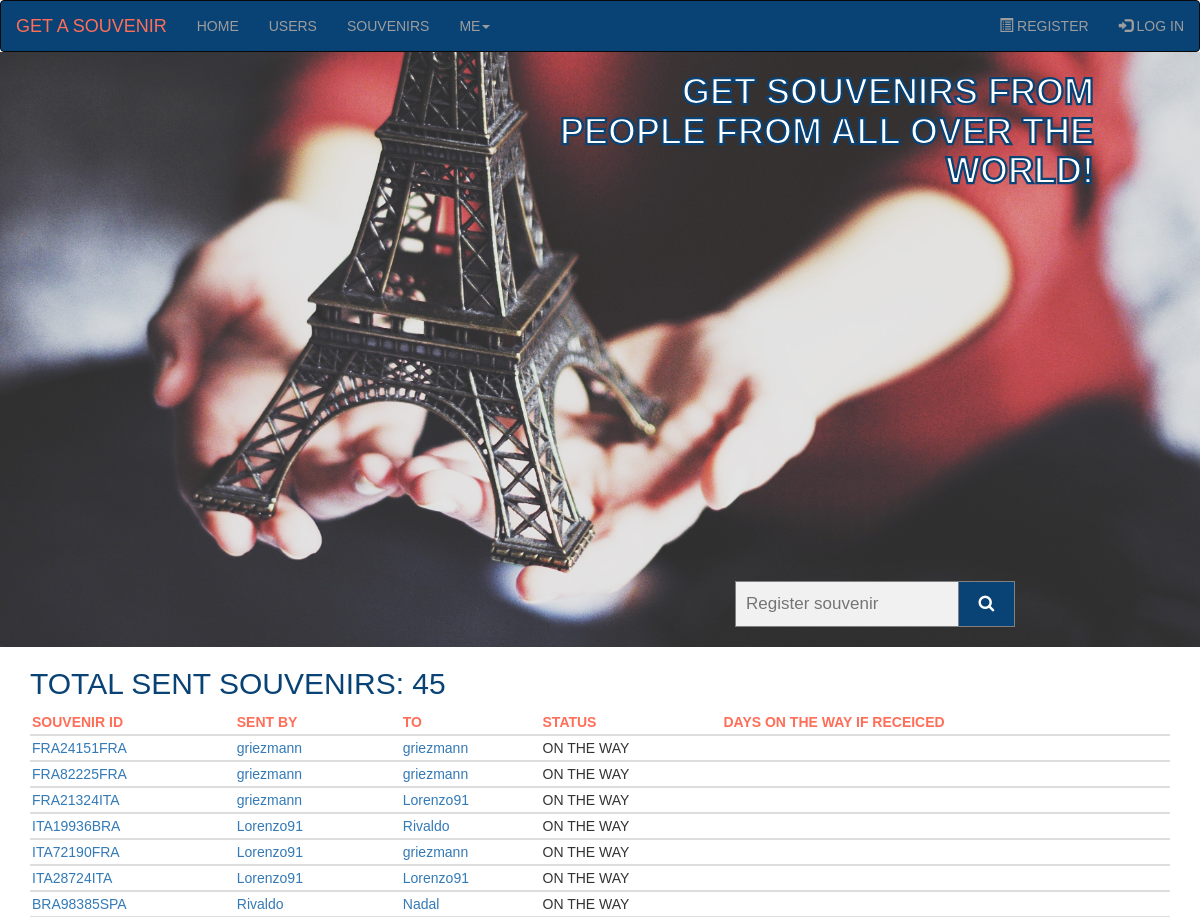
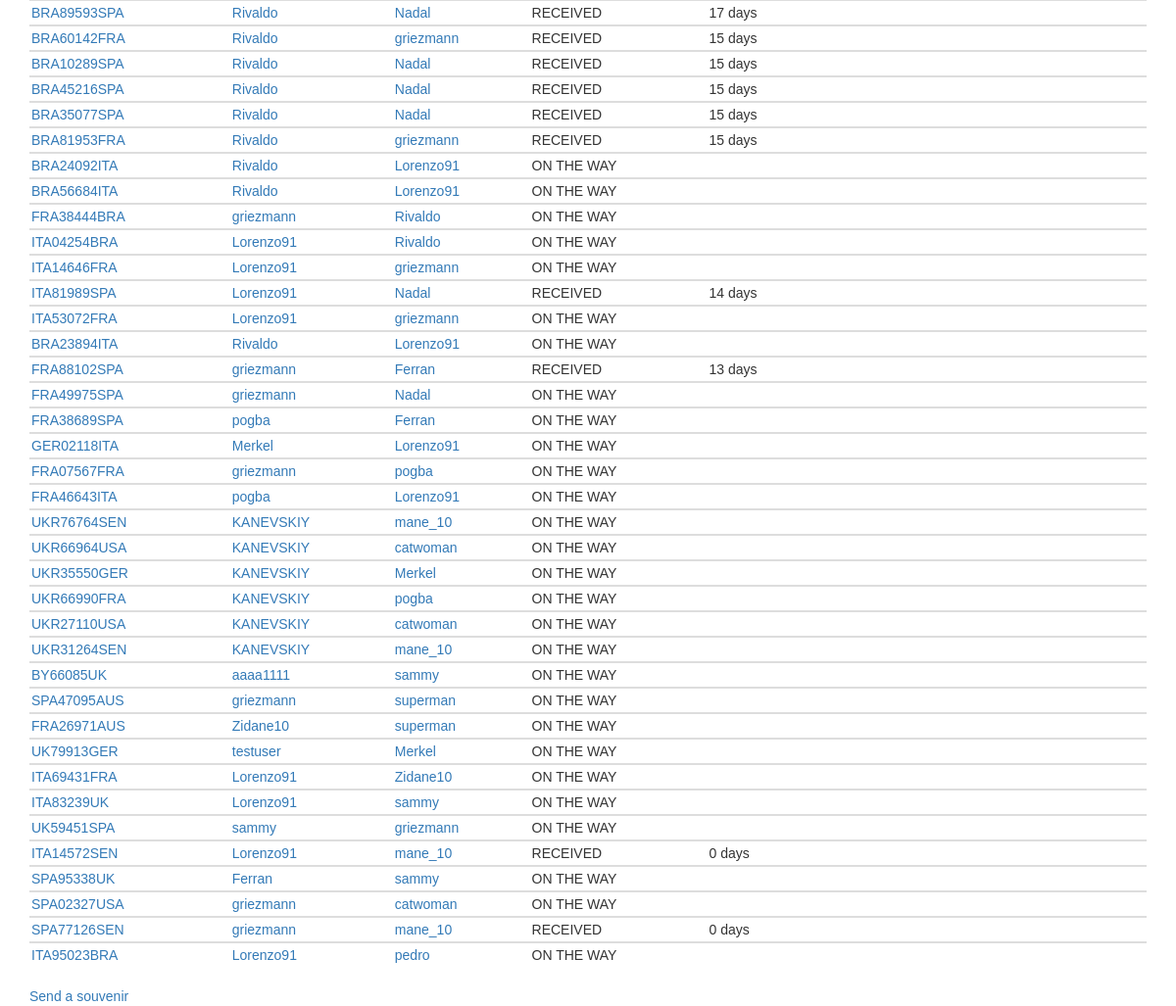
The app's page /souvenirs/, older data (2 pictures, top to bottom).
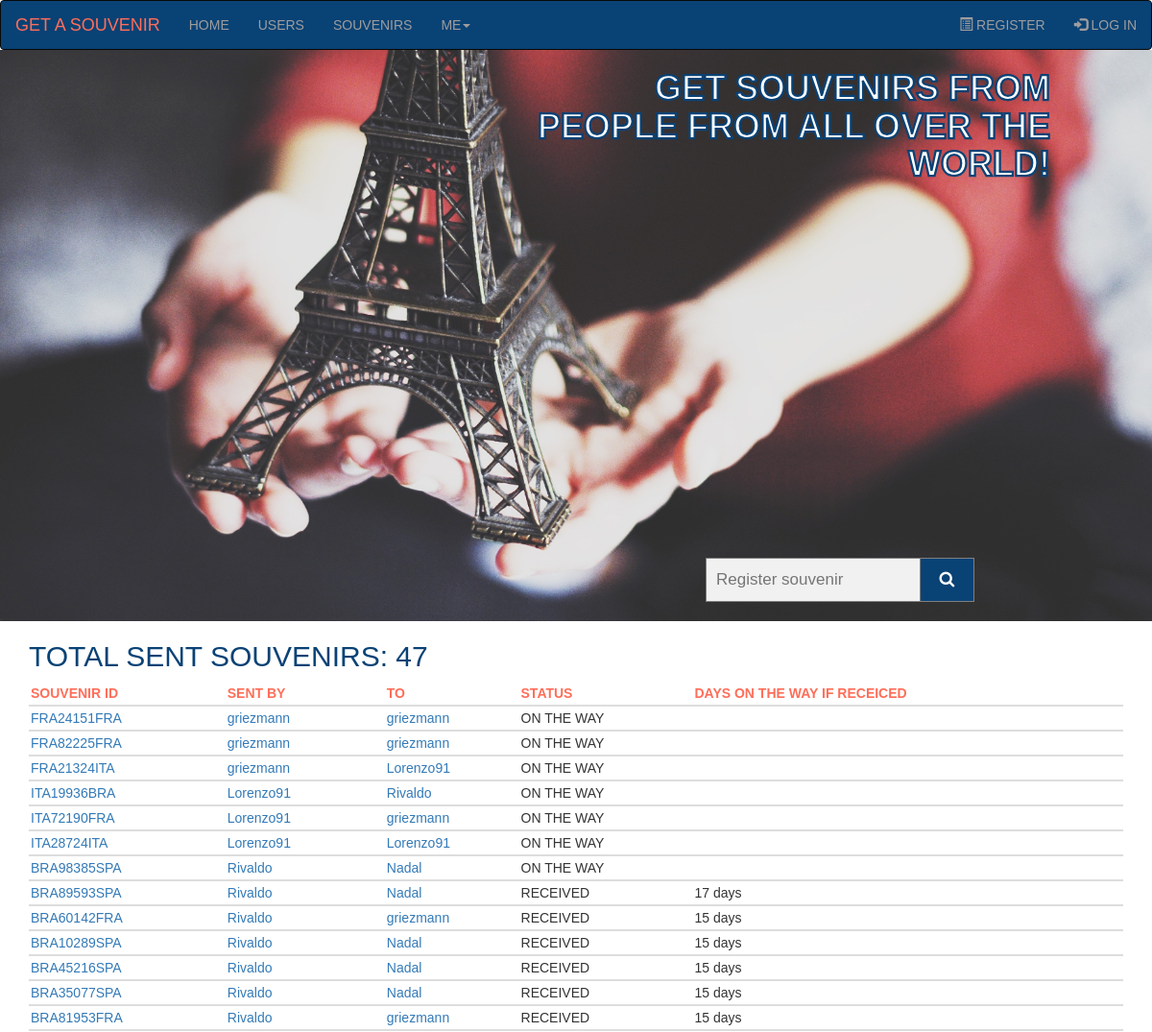
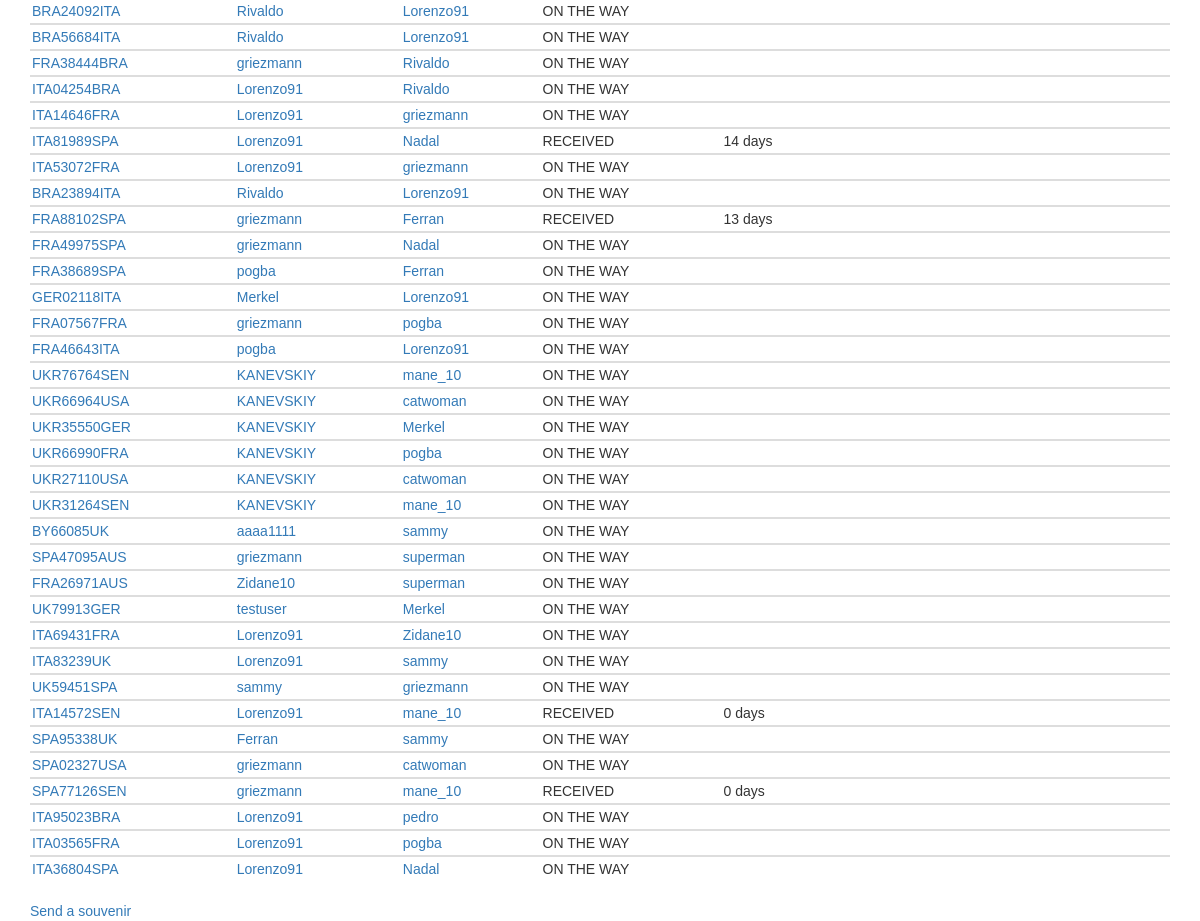
The same page, newer data (2 pictures, top to bottom).
### souvenirs_app/models.py (models this page shows, shortened)
class Souvenir(models.Model):
    souvenir_id = models.AutoField(primary_key=True)
    slug = models.SlugField(max_length=30, verbose_name='URL')
    send_user = models.ForeignKey(UserInfo, on_delete=models.PROTECT, related_name='send_user')
    send_date = models.DateField(auto_now_add=True)
    receive_user = models.ForeignKey(UserInfo, on_delete=models.PROTECT, related_name='receive_user')
    receive_date = models.DateField(null=True, blank=True)
    send_user_img = models.ImageField(upload_to='send/', default='no-photo.png', null=True, blank=True)
    receive_user_img = models.ImageField(upload_to='receive/', default='no-photo.png', null=True, blank=True)
    send_user_message = models.TextField(max_length=500, null=True, blank=True)
    receive_user_message = models.TextField(max_length=500, null=True, blank=True)
    STATUS_CHOICES = [
        ('ON THE WAY', 'On the way'),
        ('RECEIVED', 'Received'),
    ]
    status = models.CharField(max_length=10, choices=STATUS_CHOICES, default='ON THE WAY')
    def get_absolute_url(self):
        return reverse('souvenirs_app:souvenir', kwargs={'souvenir_slug': self.slug})
    def on_the_way(self):
        return f'{(self.receive_date - self.send_date).days} days'
    class Meta:
        verbose_name = 'Souvenir'
        verbose_name_plural = 'Souvenirs'

class UserInfo(models.Model):
    username = models.OneToOneField(User, on_delete=models.PROTECT, primary_key=True)
    slug = models.SlugField(max_length=30, verbose_name='URL')
    avatar = models.ImageField(upload_to='avatars/', default='no-avatar.jpg', null=True, blank=True)
    sex = models.CharField(max_length=6, choices=(('MALE', 'male'), ('FEMALE', 'female')))
    date_of_birthday = models.DateField(null=True, blank=True)
    country = models.ForeignKey(Country, on_delete=models.PROTECT, related_name='userinfo', unique=False)
    city = models.CharField(max_length=30)
    address = models.TextField(max_length=200)
    about = models.TextField(max_length=500, null=True, blank=True)
    def __str__(self):
        return str(self.username)
    def get_absolute_url(self):
        return reverse('souvenirs_app:user_info', kwargs={'user_info_slug': self.slug})
    class Meta:
        verbose_name = 'User_information'
        verbose_name_plural = 'User_informations'

### souvenirs_app/views.py (the view)
# urls.py: path('souvenirs/', views.SouvenirsView.as_view(), name='souvenirs'),
class SouvenirsView(ListView):
    model = Souvenir
    template_name = 'souvenirs_app/souvenirs.html'
    context_object_name = 'souvenirs'

### souvenirs_app/templates/souvenirs_app/souvenirs.html (shortened to what this page needs)
{% extends 'souvenirs_app/base.html' %}
{% block content %}
<!DOCTYPE html>
<html lang="en">
<head>
  <link rel="stylesheet" type="text/css" href="/static/tables.css">
</head>
<body>
        <h2>TOTAL SENT SOUVENIRS: {{ souvenirs.count }}</h2>
        <table class="table table-hover">
          <thead>
            <tr>
              <th>SOUVENIR ID</th>
              <th>SENT BY</th>
              <th>TO</th>
              <th>STATUS</th>
              <th>DAYS ON THE WAY IF RECEICED</th>
            </tr>
          </thead>
        {% for souvenir in souvenirs %}
          <tbody>
            <tr>
              <td><a href="{{ souvenir.get_absolute_url }}">{{ souvenir.slug }}</a></td>
              <td><a href="{{ souvenir.send_user.get_absolute_url }}">{{ souvenir.send_user }}</td>
              <td><a href="{{ souvenir.receive_user.get_absolute_url }}">{{ souvenir.receive_user }}</a></td>
              <td>{{ souvenir.status }}</td>
              {% if souvenir.status == 'RECEIVED' %}
              <td>{{ souvenir.on_the_way }}</td>
              {% endif %}
        {% endfor %}
            </tr>
          </tbody>
        </table>
      </body>
      <a href="{% url 'souvenirs_app:create_souvenir' %}">Send a souvenir</a>
      {% endblock content %}

### souvenirs_app/templates/souvenirs_app/base.html (shortened to what this page needs)
<!DOCTYPE html>
<html lang="en">
<head>
  <link rel="stylesheet" href="https://maxcdn.bootstrapcdn.com/bootstrap/3.4.1/css/bootstrap.min.css">
  <link rel="stylesheet" href="https://cdnjs.cloudflare.com/ajax/libs/font-awesome/4.7.0/css/font-awesome.min.css">
  <link rel="stylesheet" type="text/css" href="/static/base.css">
</head>
<body style="margin-top: 0px;">
<nav class="navbar navbar-inverse">
  <div class="container-fluid">
    <div class="navbar-header">
      <a class="navbar-brand" href="{% url 'souvenirs_app:index' %}">GET A SOUVENIR</a>
    </div>
    <ul class="nav navbar-nav">
      <li><a href="{% url 'souvenirs_app:index' %}">HOME</a></li>
      <li><a href="{%  url 'souvenirs_app:user_infos' %}">USERS</a></li>
      <li><a href="{%  url 'souvenirs_app:souvenirs' %}">SOUVENIRS</a></li>
      <li class="dropdown"><a class="dropdown-toggle" data-toggle="dropdown" href="#">ME<span class="caret"></span></a>
      </li>
    </ul>
    <ul class="nav navbar-nav navbar-right">
      {% if user.is_authenticated %}
      <li><a href="{% url 'souvenirs_app:my_info' request.user %}"> HELLO, {{ user.get_username }} !</a></li>
      <li><a href="{% url 'users:logout' %}"><span class="glyphicon glyphicon-log-out"></span> LOG OUT</a></li>
      {% else %}
      <li><a href="{% url 'users:register' %}"><span class="glyphicon glyphicon-list-alt"></span> REGISTER</a></li>
      <li><a href="{% url 'users:login' %}"><span class="glyphicon glyphicon-log-in"></span> LOG IN</a></li>
      {% endif %}
    </ul>
  </div>
</nav>
<main>
  <section class="title-section">
    <div class="wrapper-title-section">
      <h1>Get souvenirs from people from all over the world!</h1>
        <form class="example" action="{% url 'souvenirs_app:search_souvenir' %}" method="get">
          <input type="text" placeholder="Register souvenir" name="search" >
          <button type="submit"><i class="fa fa-search"></i></button>
        </form>
    </div>
  </section>
</main>
<div class="container mt-3">
{% block content %}{% endblock content %}
</div>
</body>
</html>

### static/base.css (style rules this page uses)
* { margin: 0; box-sizing: border-box; font-style: normal; font-family: 'Trebuchet MS', 'Lucida Sans Unicode', 'Lucida Grande', 'Lucida Sans', Arial, sans-serif; }
.navbar { margin-bottom: 0; background-color: #094275; }
.navbar-inverse .navbar-brand { color: #FF6E59; }
.title-section { background-image: url("/static/background-1-1.jpg"); background-repeat: no-repeat; background-position: center; background-size: cover; color: #FF6E59; display: flex; justify-content: flex-end; }
.wrapper-title-section { width: 650px; display: flex; flex-direction: column; }
.wrapper-title-section h1 { text-align: end; text-transform: uppercase; margin-right: 50px; font-size: 36px; font-weight:900; max-width: 544px; max-height: 99px; color: #FFFFFF; -webkit-text-stroke-width: medium; -webkit-text-stroke-color: #094275; }
.wrapper-title-section form { margin: auto; max-width: 300px; margin-top: 400px; margin-bottom: 20px; }
form.example input[type=text] { padding: 10px; font-size: 17px; border: 1px solid grey; float: left; width: 80%; background: #f1f1f1; }
form.example button { float: left; width: 20%; padding: 10px; background: #094275; color: white; font-size: 17px; border: 1px solid grey; border-left: none; cursor: pointer; }
form.example::after { content: ""; clear: both; display: table; }

### static/tables.css (style rules this page uses)
* { font-style: normal; font-family: 'Trebuchet MS', 'Lucida Sans Unicode', 'Lucida Grande', 'Lucida Sans', Arial, sans-serif; }
h2 { color: #094275; }
.table>thead>tr>th { color: #FF6E59; }
.table>tbody>tr>td, .table>tbody>tr>th, .table>tfoot>tr>td, .table>tfoot>tr>th, .table>thead>tr>td, .table>thead>tr>th { padding: 2px; }
body { margin: 0 0; }

Row changes from the older to the newer data that the page shows:
added Souvenir: slug "ITA03565FRA", send_user "Lorenzo91", receive_user "pogba", status "ON THE WAY"
added Souvenir: slug "ITA36804SPA", send_user "Lorenzo91", receive_user "Nadal", status "ON THE WAY"
Text that changed along with them:
{{ souvenirs.count }}: "45" → "47"
